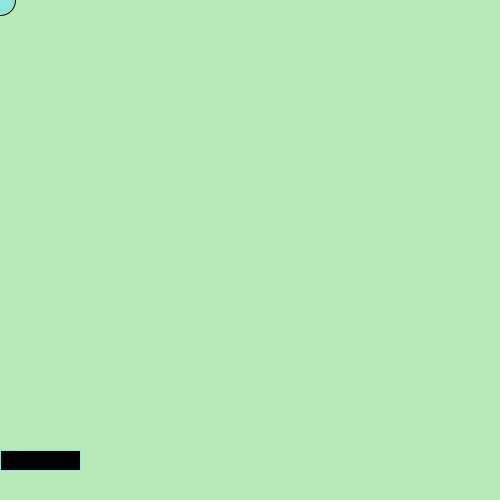
Frame 1 (no input)
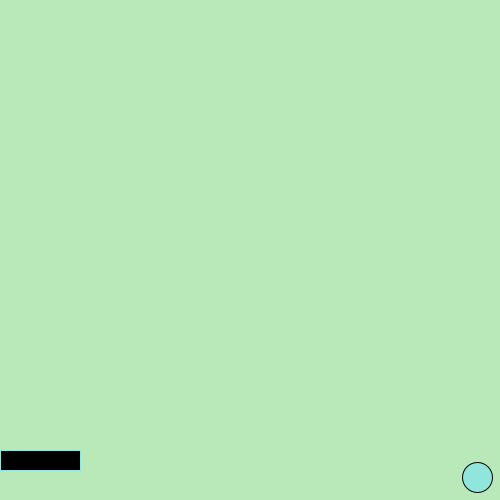
Frame 60 (the mouse pressed at the canvas centre just before this capture)
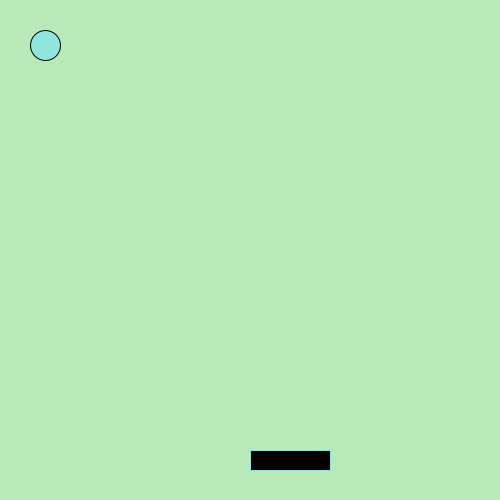
Frame 120 (the mouse held since frame 60 and released just before this capture)

The Processing sketch that drew these frames (run headless with seeded random() and noise(); from frame 60 on, the mouse is pressed at the canvas centre):

// Processing sketch: Pong
// ── Pong.pde
PImage backgroundImage; 
int Xpos = 0;
int Ypos = 0;
int YSpeed = 9;
int XSpeed = 9;

void setup(){
  size(500,500);
 
}

void draw(){
background(185,232,185);
 fill(144,229,221);
  stroke(0,0,0);
  ellipse(Xpos,Ypos,30,30);
  
  
  Xpos = Xpos+XSpeed;
  Ypos = Ypos+YSpeed;
 
  if(Xpos > 500 || Xpos < 0){
    XSpeed = -XSpeed;
  }
  if(Ypos > 500 || Ypos < 0){
    YSpeed = -YSpeed;
  }
fill(0,0,0);
stroke(144,229,221);
rect(mouseX,450, 80,20);


if(intersects(Xpos,Ypos,mouseX, 450,80)==true){
  YSpeed=-YSpeed;
}




}   


boolean intersects(int ballX, int ballY, int paddleX, int paddleY,
int paddleLength) {
    if (ballY > paddleY && ballX > paddleX && ballX < paddleX + paddleLength)
        return true;
    else
        return false;
}
